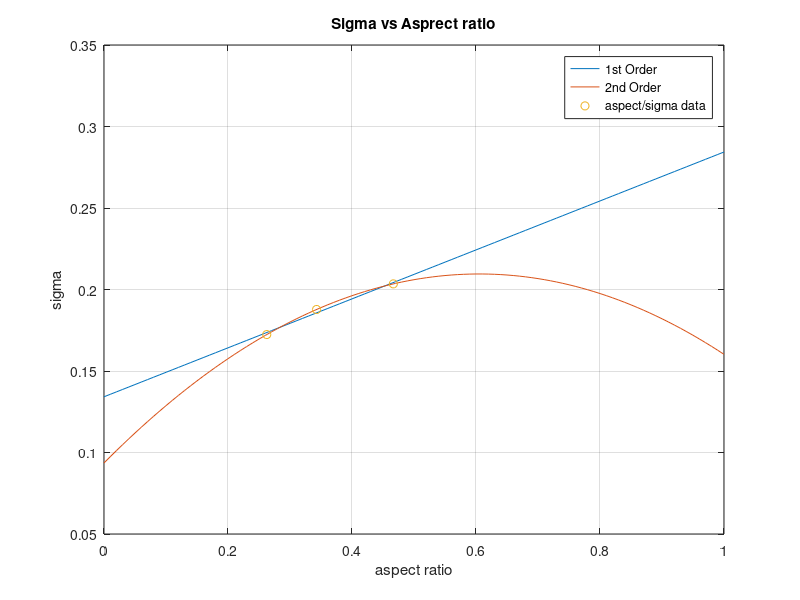

MATLAB code to generate this figure:
%Prepare workstation
clear all;
close all;
clc

%initial conditions
a=[ 5.6, 4.8, 4.2];
b=[12 14 16];
n= b/10; %dimensionless ratios
m =a/10; %dimensionless ratios

q= 100./(a.*b); %intensity equation for tons/units squared

%making a 3rd order polyfit line

x1=[.4 .5 .6 .7]; %range of values close to 5.6
y1=[.10631 .12626 .14309 .15703]; %y values for these x values;n=1.2

x2=[.3 .4 .5 .6]; %range of value close to 4.8
y2=[.08561 .10941 .13003 .14749]; % y value for above x values; n=1.4

x3= [ .3 .4 .5 .6]; %range of values close to 4.2
y3= [.08709 .11135 .13241 .15027]; %y values for above x values; n=1.6

P1=polyfit(x1,y1,3); %Thrid order poly fit to x1 data
P2=polyfit(x2,y2,3);    %Third order poly fit to x2 data
P3=polyfit(x3,y3,3);    %Third order poly fit ot x3 data

yval1=polyval(P1,.56);   %value of x1 data at .56
yval2=polyval(P2,.48);   %value of x2 data at .48
yval3=polyval(P3,.42);   %value of x3 data at .42

sigma1= q(1)*yval1;     %sigma value at x1
sigma2= q(2)*yval2;     %sigma value for x2
sigma3= q(3)*yval3;     %sigma value for x3


%Discussion question
aspratio= [5.6/12 4.8/14 4.2/16];   
sigma=[ sigma1 sigma2 sigma3 ];

z=[sigma1;sigma2;sigma3];
fprintf('(5.6/12)= %10.5f\n(4.8/14)= %10.5f\n(4.2/16)= %10.5f\n',z)

%fits two different orders to the sigma and aspect ratio data. 
Pra= polyfit(aspratio,sigma,1);
Pra2=polyfit(aspratio,sigma,2);

xval=[0:.01:1];

%These are the curves produced by the polyfit
They1=polyval(Pra,xval);
They2=polyval(Pra2,xval);

plot(xval,They1, xval,They2,aspratio,sigma,'o')
legend('1st Order', '2nd Order', 'aspect/sigma data')
xlabel('aspect ratio')
ylabel('sigma')
grid
title('Sigma vs Asprect ratio')



